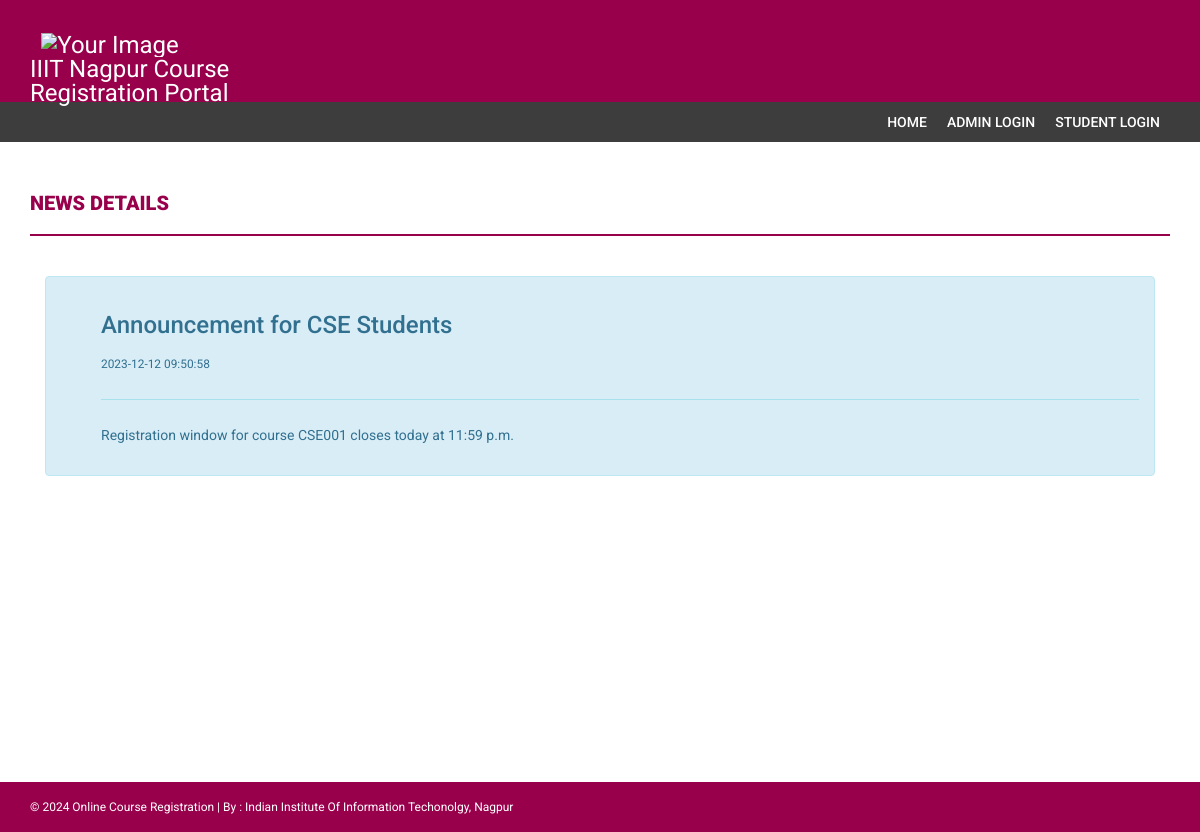
The app's page /news-details.php?nid=4 with its own data.
### tables this page shows
CREATE TABLE `news` (
  `id` int NOT NULL,
  `newstitle` varchar(255) DEFAULT NULL,
  `newsDescription` mediumtext,
  `postingDate` timestamp NULL DEFAULT CURRENT_TIMESTAMP
);

### news-details.php (the view, shortened to what this page needs)
<!DOCTYPE html>
<html xmlns="http://www.w3.org/1999/xhtml">
<head>
    <link href="assets/css/bootstrap.css" rel="stylesheet" />
    <link href="assets/css/font-awesome.css" rel="stylesheet" />
    <link href="assets/css/style.css" rel="stylesheet" />
</head>
<body>
    <?php include('includes/header.php');?>
<section class="menu-section">
        <div class="container">
            <div class="row">
                <div class="col-md-12">
                    <div class="navbar-collapse collapse ">
                        <ul id="menu-top" class="nav navbar-nav navbar-right">
                             <li><a href="index.php">Home </a></li>
                             <li><a href="admin/">Admin Login </a></li>
                              <li><a href="index.php">Student Login</a></li>
                        </ul>
                    </div>
                </div>
            </div>
        </div>
    </section>
    <div class="content-wrapper">
        <div class="container">
            <div class="row">
                <div class="col-md-12">
                    <h4 class="page-head-line">News Details </h4>
                </div>
            </div>
                <div class="col-md-12">
                    <div class="alert alert-info">
                        <ul>
<?php $nid=$_GET['nid'];
$sql=mysqli_query($con,"select * from news where id='$nid'");
while($row=mysqli_fetch_array($sql))
{?>
<h3><?php echo htmlentities($row['newstitle']);?></h3>
<small><?php echo htmlentities($row['postingDate']);?></small>
<hr />
<p><?php echo htmlentities($row['newsDescription']);?></p>
<?php } ?>
                        </ul>
                    </div>
                                    </div>
            </div>
        </div>
    <?php include('includes/footer.php');?>
</body>
</html>

### assets/css/style.css (style rules this page uses)
body { font-family: 'Roboto', sans-serif; line-height: 30px; }
.content-wrapper { margin-top: 40px; min-height: 600px; padding-bottom: 60px; }
.page-head-line { font-weight: 900; padding-bottom: 20px; border-bottom: 2px solid rgb(153, 0, 76); text-transform: uppercase; color: rgb(153, 0, 76); font-size: 20px; margin-bottom: 40px; }
.menu-section { background-color: #3D3D3D; }
#menu-top a { color: #FFF; text-decoration: none; font-weight: 500; padding: 10px 10px 10px 10px; text-transform: uppercase; }

### records on screen
news: newstitle "Announcement for CSE Students", postingDate "2023-12-12 09:50:58", newsDescription "Registration window for course CSE001 closes today at 11:59 p.m."
